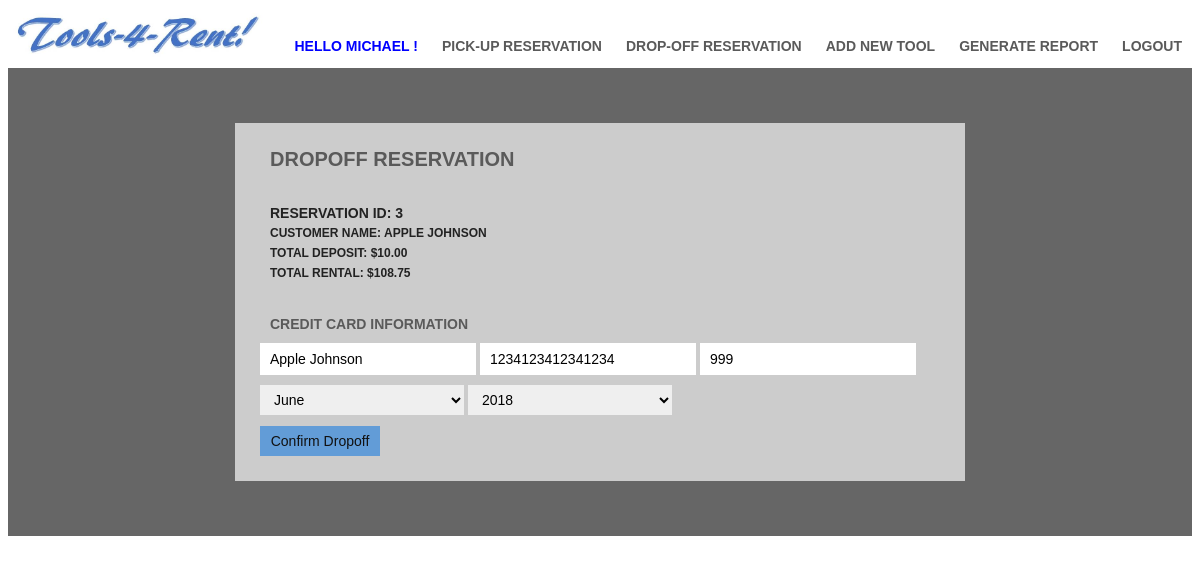
The app's page /dropoff_reservation_id.php?rID=3 (signed in) with its own data.
### tables this page shows
CREATE TABLE CreditCard (
  email varchar(250) NOT NULL,
  name varchar(100),
  number char(16),
  cvc char(3),
  exp_mon char(10),
  exp_yr char(10),
  PRIMARY KEY email (email)
);

### dropoff_reservation_id.php (the view, shortened to what this page needs)
<?php
include 'lib/connection.php';
if (isset($_POST['submit'])) {
    $rID = mysqli_real_escape_string($conn, $_POST['rID']);
} else {
    $rID = mysqli_real_escape_string($conn, $_REQUEST['rID']);
}
$name = $number = $cvc = $exp_mon = $exp_yr = "";
$sql = "SELECT Reservation.reservationID, CONCAT(Customer.first_name, ' ', Customer.last_name) AS customer_name, " .
    " Customer.email as customer_email, ReservationSum.price * 0.40 AS deposit, " .
    " ReservationSum.price * 0.15 * ReservationSum.days AS rental  " .
    " FROM Reservation, Customer, (SELECT Reservation.reservationID AS reservationID, " .
    " SUM(Tool.purchase_price) AS price, (Reservation.end_date - Reservation.start_date)  " .
    " AS days FROM Reservation, ToolReservation, Tool WHERE Reservation.reservationID = ToolReservation.reservationID  " .
    " AND ToolReservation.toolID = Tool.toolID GROUP BY Reservation.reservationID) AS ReservationSum WHERE  " .
    " Reservation.customer_email = Customer.email AND Reservation.reservationID = ReservationSum.reservationID   " .
    "  AND Reservation.reservationID = '$rID';";
$result = mysqli_query($conn, $sql);
$resultCheck = mysqli_num_rows($result);
if ($resultCheck < 1) {
} else {
    $row = mysqli_fetch_array($result, MYSQLI_ASSOC);
    $customer_name = $row['customer_name'];
    $deposit=$row['deposit'];
    $rental=$row['rental'];
    $customer_email=$row['customer_email'];
}
$sql = "SELECT name, number, cvc, exp_mon, exp_yr FROM CreditCard WHERE email = '$customer_email'; ";
$result = mysqli_query($conn, $sql);
$resultCheck = mysqli_num_rows($result);
if ($resultCheck < 1) {
    echo $customer_email;
    echo "no credit card found";
} else {
    $row = mysqli_fetch_array($result, MYSQLI_ASSOC);
    $name = $row['name'];
    $number=$row['number'];
    $cvc=$row['cvc'];
    $exp_mon=$row['exp_mon'];
    $exp_yr=$row['exp_yr'];
}
?>
<!DOCTYPE html>
<html>
<head>
    <link rel="stylesheet" type="text/css" href="main_customer.css">
</head>
<body>
<div class="header">
    <ul class="headerList">
        <li><a style="color: blue;">Hello <?php echo $_SESSION['first_name'] ?> !</a></li>
        <li><a href="pickup_reservation.php">Pick-Up reservation</a></li>
        <li><a href="dropoff_reservation.php">drop-off reservation</a></li>
        <li><a href="add_new_tool.php">Add New Tool</a></li>
        <li><a href="generate_report.php">Generate report</a></li>
        <li><a href="logout.php">Logout</a></li>
    </ul>
</div>
<div class="mainbody">
    <div class="mainbodySpaceHolder">
    </div>
    <div class="mainbodyWrapper2">
        <a class="formTitle">Dropoff Reservation</a><br>
        <li><a></a></li><br>
        <li><a class = "content" style="font-size: 14px">Reservation ID: <?=$rID?></a></li><br>
        <li><a class = "content">Customer Name: <?=$customer_name?></a></li><br>
        <li><a class = "content">Total Deposit: $<?=number_format((float)$deposit, 2)?></a></li><br>
        <li><a class = "content">Total Rental: $<?=number_format((float)$rental, 2)?></a></li><br>
        <li><a></a></li><br>
            <form action="dropoff_reservation_confirmation.php" method="POST">
                <a>Credit Card Information</a><br>
                <input type="text" name="name" value="<?= $name?>" placeholder="Name on Credit Card">
                <input type="text" name="number" value="<?= $number?>" placeholder="Credit Card Number">
                <input type="text" name="cvc" value="<?= $cvc?>" placeholder="CVC"><br>
                <select class="pulldown" name="exp_mon" value="<?= $exp_mon?>">
                    <?php
                    if ($exp_mon == "0") {
                        echo "<option value=\"0\">January</option>";
                    } elseif ($exp_mon == "1") {
                        echo "<option value=\"1\">February</option>";
                    } elseif ($exp_mon == "2") {
                        echo "<option value=\"2\">March</option>";
                    } elseif ($exp_mon == "3") {
                        echo "<option value=\"3\">April</option>";
                    } elseif ($exp_mon == "4") {
                        echo "<option value=\"4\">May</option>";
                    } elseif ($exp_mon == "5") {
                        echo "<option value=\"5\">June</option>";
                    } elseif ($exp_mon == "6") {
                        echo "<option value=\"6\">July</option>";
                    } elseif ($exp_mon == "7") {
                        echo "<option value=\"7\">August</option>";
                    } elseif ($exp_mon == "8") {
                        echo "<option value=\"8\">September</option>";
                    } elseif ($exp_mon == "9") {
                        echo "<option value=\"9\">October</option>";
                    } elseif ($exp_mon == "10") {
                        echo "<option value=\"10\">November</option>";
                    } elseif ($exp_mon == "11") {
                        echo "<option value=\"11\">December</option>";
                    }
                    ?>
                </select>
                <select class="pulldown" name="exp_yr" value="<?= $exp_yr?>">
                    <?php
                    if ($exp_yr != "") {
                        echo "<option value=\"$exp_yr\">" . $exp_yr . "</option>";
                    }
                    ?>
                </select>
                <li><a></a></li><br>
                <button type="submit", name="submit">Confirm Dropoff</button>
            </form>
    </div>
    <div class="mainbodySpaceHolder">
    </div>
</div>
</body>
</html>

### main_customer.css (style rules this page uses)
a { color: #5a5a5a; font-family: "Arial"; font-size: 14px; font-weight: bold; padding: 14px 10px; text-transform: uppercase; text-decoration: none; }
li { display: inline; }
.header { background-image:url(header_image.jpg); height: 60px; background-repeat: no-repeat; background-size: 22%; }
.headerList { float: right; }
.headerList a { line-height: 45px; padding-top: 15px; }
.mainbody { background-color: #666; }
.mainbodySpaceHolder { height: 45px; }
.mainbodyWrapper2 { margin: auto; margin-top: 10px; margin-bottom: 10px; padding: 25px 25px; width: 680px; background-color: #ccc; }
.mainbody div a { font-size: 20px; }
.mainbody div li a { font-size: 14px; line-height: 32px; margin-top: 10px; color: #222; }
.mainbody div li .content { font-size: 12px; line-height: 20px; margin-top: 4px; color: #222; }
.mainbody div form input { width: 30%; height: 30px; padding-left: 10px; margin-top: 10px; border: none; line-height: 30px; font-size: 14px; }
.mainbody div form select { width: 30%; height: 30px; padding-left: 10px; margin-top: 10px; border: none; line-height: 30px; font-size: 14px; }
.mainbody div form button { width: 120px; height: 30px; border: none; margin-top: 10px; background-color: #629cd7; font-size: 14px; color: #111; cursor: pointer; }
.mainbody div form a { font-size: 14px; font-weight: bold; }

### records on screen
creditcard: name "Apple Johnson", number "1234123412341234", cvc "999", exp_mon "June", exp_yr "2018"

### other values on screen
$_SESSION['first_name'] "MICHAEL"
$rID "3"
$customer_name "APPLE JOHNSON"
$deposit "10.00"
$rental "108.75"
